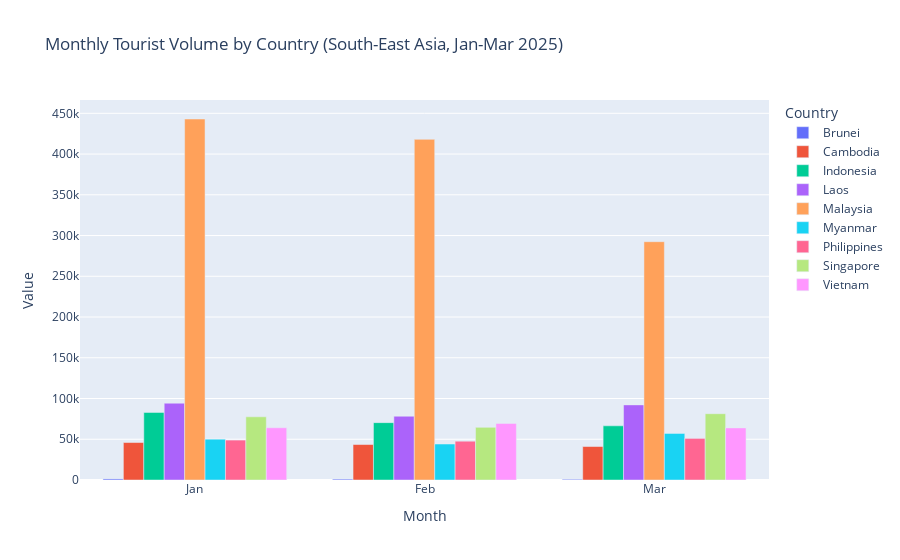
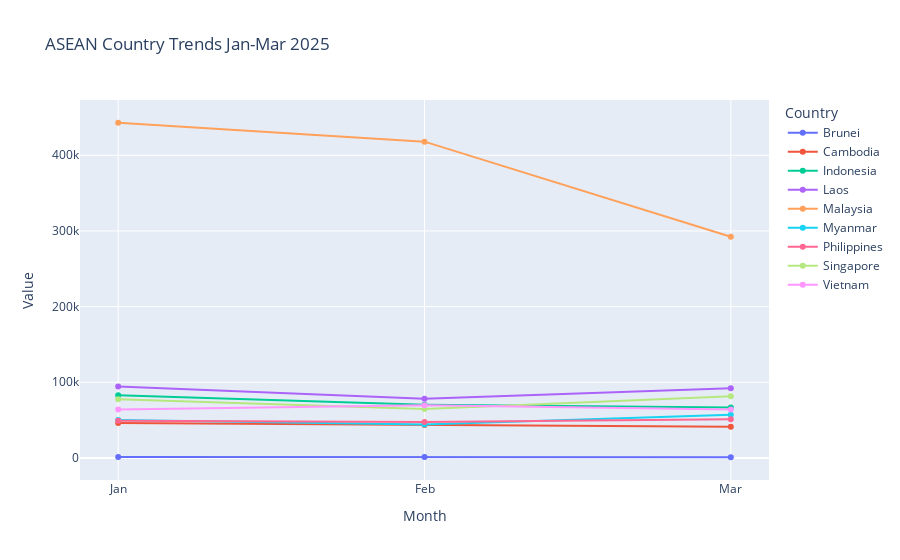

The notebook cell these images were saved under, in order:
### Code cell
# Load the newly uploaded file
df = pd.read_excel(r'C:\Users\Lenovo\Desktop\Tool programming\homework\Tourism_YTDChange_Completed.xlsx')

# Filter for year 2025
df_2025 = df[df['Year'] == 2025]


# Monthly Value comparison for South-East Asia
sea_monthly = df_2025[df_2025['Region'] == 'South-East Asia']

# ASEAN countries line chart over Jan-Mar 2025
asean_countries = [
    "Brunei", "Cambodia", "Indonesia", "Laos", "Malaysia",
    "Myanmar", "Philippines", "Singapore", "Thailand", "Vietnam"
]
asean_df = df_2025[df_2025['Country'].isin(asean_countries)]


# Monthly Value comparison for South-East Asia
fig_sea = px.bar(sea_monthly, x='Month', y='Value',
                 color='Country', barmode='group',
                 title='Monthly Tourist Volume by Country (South-East Asia, Jan-Mar 2025)')

# ASEAN Line Chart
fig_asean = px.line(asean_df, x='Month', y='Value', color='Country',
                    markers=True, title='ASEAN Country Trends Jan-Mar 2025')


fig_sea.show()
fig_asean.show()

### Figure 1 — Plotly figure (JSON) as saved in the notebook; plotly's stock layout.template omitted (floating-point values rounded to 4 significant figures)
{"data": [{"alignmentgroup": "True", "hovertemplate": "Country=Brunei<br>Month=%{x}<br>Value=%{y}<extra></extra>", "legendgroup": "Brunei", "marker": {"color": "#636efa", "pattern": {"shape": ""}}, "name": "Brunei", "offsetgroup": "Brunei", "orientation": "v", "showlegend": true, "textposition": "auto", "type": "bar", "x": ["Jan", "Feb", "Mar"], "xaxis": "x", "y": [1306, 1075, 856], "yaxis": "y"}, {"alignmentgroup": "True", "hovertemplate": "Country=Cambodia<br>Month=%{x}<br>Value=%{y}<extra></extra>", "legendgroup": "Cambodia", "marker": {"color": "#EF553B", "pattern": {"shape": ""}}, "name": "Cambodia", "offsetgroup": "Cambodia", "orientation": "v", "showlegend": true, "textposition": "auto", "type": "bar", "x": ["Jan", "Feb", "Mar"], "xaxis": "x", "y": [46001, 43533, 41087], "yaxis": "y"}, {"alignmentgroup": "True", "hovertemplate": "Country=Indonesia<br>Month=%{x}<br>Value=%{y}<extra></extra>", "legendgroup": "Indonesia", "marker": {"color": "#00cc96", "pattern": {"shape": ""}}, "name": "Indonesia", "offsetgroup": "Indonesia", "orientation": "v", "showlegend": true, "textposition": "auto", "type": "bar", "x": ["Jan", "Feb", "Mar"], "xaxis": "x", "y": [82919, 70389, 66486], "yaxis": "y"}, {"alignmentgroup": "True", "hovertemplate": "Country=Laos<br>Month=%{x}<br>Value=%{y}<extra></extra>", "legendgroup": "Laos", "marker": {"color": "#ab63fa", "pattern": {"shape": ""}}, "name": "Laos", "offsetgroup": "Laos", "orientation": "v", "showlegend": true, "textposition": "auto", "type": "bar", "x": ["Jan", "Feb", "Mar"], "xaxis": "x", "y": [94271, 78253, 92192], "yaxis": "y"}, {"alignmentgroup": "True", "hovertemplate": "Country=Malaysia<br>Month=%{x}<br>Value=%{y}<extra></extra>", "legendgroup": "Malaysia", "marker": {"color": "#FFA15A", "pattern": {"shape": ""}}, "name": "Malaysia", "offsetgroup": "Malaysia", "orientation": "v", "showlegend": true, "textposition": "auto", "type": "bar", "x": ["Jan", "Feb", "Mar"], "xaxis": "x", "y": [443015, 418045, 292436], "yaxis": "y"}, {"alignmentgroup": "True", "hovertemplate": "Country=Myanmar<br>Month=%{x}<br>Value=%{y}<extra></extra>", "legendgroup": "Myanmar", "marker": {"color": "#19d3f3", "pattern": {"shape": ""}}, "name": "Myanmar", "offsetgroup": "Myanmar", "orientation": "v", "showlegend": true, "textposition": "auto", "type": "bar", "x": ["Jan", "Feb", "Mar"], "xaxis": "x", "y": [50067, 44157, 57188], "yaxis": "y"}, {"alignmentgroup": "True", "hovertemplate": "Country=Philippines<br>Month=%{x}<br>Value=%{y}<extra></extra>", "legendgroup": "Philippines", "marker": {"color": "#FF6692", "pattern": {"shape": ""}}, "name": "Philippines", "offsetgroup": "Philippines", "orientation": "v", "showlegend": true, "textposition": "auto", "type": "bar", "x": ["Jan", "Feb", "Mar"], "xaxis": "x", "y": [48987, 47601, 51046], "yaxis": "y"}, {"alignmentgroup": "True", "hovertemplate": "Country=Singapore<br>Month=%{x}<br>Value=%{y}<extra></extra>", "legendgroup": "Singapore", "marker": {"color": "#B6E880", "pattern": {"shape": ""}}, "name": "Singapore", "offsetgroup": "Singapore", "orientation": "v", "showlegend": true, "textposition": "auto", "type": "bar", "x": ["Jan", "Feb", "Mar"], "xaxis": "x", "y": [77555, 64585, 81349], "yaxis": "y"}, {"alignmentgroup": "True", "hovertemplate": "Country=Vietnam<br>Month=%{x}<br>Value=%{y}<extra></extra>", "legendgroup": "Vietnam", "marker": {"color": "#FF97FF", "pattern": {"shape": ""}}, "name": "Vietnam", "offsetgroup": "Vietnam", "orientation": "v", "showlegend": true, "textposition": "auto", "type": "bar", "x": ["Jan", "Feb", "Mar"], "xaxis": "x", "y": [64094, 69433, 63945], "yaxis": "y"}], "layout": {"barmode": "group", "legend": {"title": {"text": "Country"}, "tracegroupgap": 0}, "title": {"text": "Monthly Tourist Volume by Country (South-East Asia, Jan-Mar 2025)"}, "xaxis": {"anchor": "y", "domain": [0, 1], "title": {"text": "Month"}}, "yaxis": {"anchor": "x", "domain": [0, 1], "title": {"text": "Value"}}}}

### Figure 2 — Plotly figure (JSON) as saved in the notebook; plotly's stock layout.template omitted (floating-point values rounded to 4 significant figures)
{"data": [{"hovertemplate": "Country=Brunei<br>Month=%{x}<br>Value=%{y}<extra></extra>", "legendgroup": "Brunei", "line": {"color": "#636efa", "dash": "solid"}, "marker": {"symbol": "circle"}, "mode": "lines+markers", "name": "Brunei", "orientation": "v", "showlegend": true, "type": "scatter", "x": ["Jan", "Feb", "Mar"], "xaxis": "x", "y": [1306, 1075, 856], "yaxis": "y"}, {"hovertemplate": "Country=Cambodia<br>Month=%{x}<br>Value=%{y}<extra></extra>", "legendgroup": "Cambodia", "line": {"color": "#EF553B", "dash": "solid"}, "marker": {"symbol": "circle"}, "mode": "lines+markers", "name": "Cambodia", "orientation": "v", "showlegend": true, "type": "scatter", "x": ["Jan", "Feb", "Mar"], "xaxis": "x", "y": [46001, 43533, 41087], "yaxis": "y"}, {"hovertemplate": "Country=Indonesia<br>Month=%{x}<br>Value=%{y}<extra></extra>", "legendgroup": "Indonesia", "line": {"color": "#00cc96", "dash": "solid"}, "marker": {"symbol": "circle"}, "mode": "lines+markers", "name": "Indonesia", "orientation": "v", "showlegend": true, "type": "scatter", "x": ["Jan", "Feb", "Mar"], "xaxis": "x", "y": [82919, 70389, 66486], "yaxis": "y"}, {"hovertemplate": "Country=Laos<br>Month=%{x}<br>Value=%{y}<extra></extra>", "legendgroup": "Laos", "line": {"color": "#ab63fa", "dash": "solid"}, "marker": {"symbol": "circle"}, "mode": "lines+markers", "name": "Laos", "orientation": "v", "showlegend": true, "type": "scatter", "x": ["Jan", "Feb", "Mar"], "xaxis": "x", "y": [94271, 78253, 92192], "yaxis": "y"}, {"hovertemplate": "Country=Malaysia<br>Month=%{x}<br>Value=%{y}<extra></extra>", "legendgroup": "Malaysia", "line": {"color": "#FFA15A", "dash": "solid"}, "marker": {"symbol": "circle"}, "mode": "lines+markers", "name": "Malaysia", "orientation": "v", "showlegend": true, "type": "scatter", "x": ["Jan", "Feb", "Mar"], "xaxis": "x", "y": [443015, 418045, 292436], "yaxis": "y"}, {"hovertemplate": "Country=Myanmar<br>Month=%{x}<br>Value=%{y}<extra></extra>", "legendgroup": "Myanmar", "line": {"color": "#19d3f3", "dash": "solid"}, "marker": {"symbol": "circle"}, "mode": "lines+markers", "name": "Myanmar", "orientation": "v", "showlegend": true, "type": "scatter", "x": ["Jan", "Feb", "Mar"], "xaxis": "x", "y": [50067, 44157, 57188], "yaxis": "y"}, {"hovertemplate": "Country=Philippines<br>Month=%{x}<br>Value=%{y}<extra></extra>", "legendgroup": "Philippines", "line": {"color": "#FF6692", "dash": "solid"}, "marker": {"symbol": "circle"}, "mode": "lines+markers", "name": "Philippines", "orientation": "v", "showlegend": true, "type": "scatter", "x": ["Jan", "Feb", "Mar"], "xaxis": "x", "y": [48987, 47601, 51046], "yaxis": "y"}, {"hovertemplate": "Country=Singapore<br>Month=%{x}<br>Value=%{y}<extra></extra>", "legendgroup": "Singapore", "line": {"color": "#B6E880", "dash": "solid"}, "marker": {"symbol": "circle"}, "mode": "lines+markers", "name": "Singapore", "orientation": "v", "showlegend": true, "type": "scatter", "x": ["Jan", "Feb", "Mar"], "xaxis": "x", "y": [77555, 64585, 81349], "yaxis": "y"}, {"hovertemplate": "Country=Vietnam<br>Month=%{x}<br>Value=%{y}<extra></extra>", "legendgroup": "Vietnam", "line": {"color": "#FF97FF", "dash": "solid"}, "marker": {"symbol": "circle"}, "mode": "lines+markers", "name": "Vietnam", "orientation": "v", "showlegend": true, "type": "scatter", "x": ["Jan", "Feb", "Mar"], "xaxis": "x", "y": [64094, 69433, 63945], "yaxis": "y"}], "layout": {"legend": {"title": {"text": "Country"}, "tracegroupgap": 0}, "title": {"text": "ASEAN Country Trends Jan-Mar 2025"}, "xaxis": {"anchor": "y", "domain": [0, 1], "title": {"text": "Month"}}, "yaxis": {"anchor": "x", "domain": [0, 1], "title": {"text": "Value"}}}}
